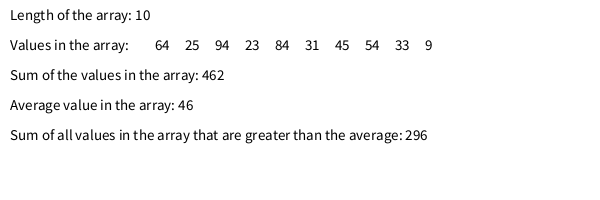
Frame 1 (no input)
Frame 60 (the mouse pressed at the canvas centre just before this capture): identical to frame 1, image omitted
Frame 120 (the mouse held since frame 60 and released just before this capture): identical to frame 1, image omitted

The Processing sketch that drew this single still picture (run headless with seeded random() and noise(); from frame 60 on, the mouse is pressed at the canvas centre):

// Processing sketch: processing_73757
// ── processing_73757.pde

// Homework #9, 48-757, 11:30AM
// Copyright M. Yvonne Hidle
// yvonnehidle@gmail.com

/* 
Declare an array of int values and initialize it with an 
initializer list. The array must be at least 10 elements long.

I made them all generate at random, for fun.
*/
int[]numbers = {
int(random(0,99)),
int(random(0,99)),
int(random(0,99)),
int(random(0,99)),
int(random(0,99)),
int(random(0,99)),
int(random(0,99)),
int(random(0,99)),
int(random(0,99)),
int(random(0,99))
};

// intialize global variables
int sum;
int sum2;


//========================================//
void setup()
{
  size(600,200);
  smooth();
  
// Test the numbers, make sure they work
// println(numbers[8]);
// println(numbers.length);
}
//========================================//


//========================================//
void draw()
{
  background(255);
  textSize(15);
  noStroke();
  fill(0);

/*
Using the text( ), function, print the length of the array 
(this must be a value returned by a function and not a magic 
number or variable).
*/
showLength();


/*
THIS IS EXTRA, BUT USEFUL.
Show all numbers in the array using the text( ) fucntion.
*/
showNumbers();

/*
Define a function that computes and returns the sum of the 
values in the array. Using the text( ), function, print the sum.
*/
computeSum();

/*
Define a function that computes and returns the average of the 
values in the array. Using the text( ), function, print the average.
*/
computeAverage();


/*
Define a function compute and return the sum of all values in the array 
that are greater than the average of all values in the array. Display 
this sum with the text( ) function.
*/
computeAverage2();

}
//========================================//


//========================================//
void showLength()
{
  
text("Length of the array: "+numbers.length, 10, 20);
  
}
//========================================//


//========================================//
void showNumbers()
{
  
  text("Values in the array: ",10,50);
int textX=155;

for(int i=0; i<numbers.length; i++)
{
  text(numbers[i],textX,50);
  textX=textX+30;
}

}
//========================================//


//========================================//
void computeSum()
{

sum=0;
  
  for(int i=0; i<numbers.length; i++)
{
  sum=sum+numbers[i];
}
text("Sum of the values in the array: "+sum,10,80);

}
//========================================//


//========================================//
void computeAverage()
{
text("Average value in the array: "+sum/numbers.length,10,110);
}
//========================================//


//========================================//
void computeAverage2()
{
  
sum2=0;
  
for(int i=0; i<numbers.length; i++)
{
  if(numbers[i] > sum/numbers.length)
  {
    
// println("Greater than average: "+numbers[i]);
sum2=sum2+numbers[i];

  }
}

text("Sum of all values in the array that are greater than the average: "+sum2,10,140);

}
//========================================//
